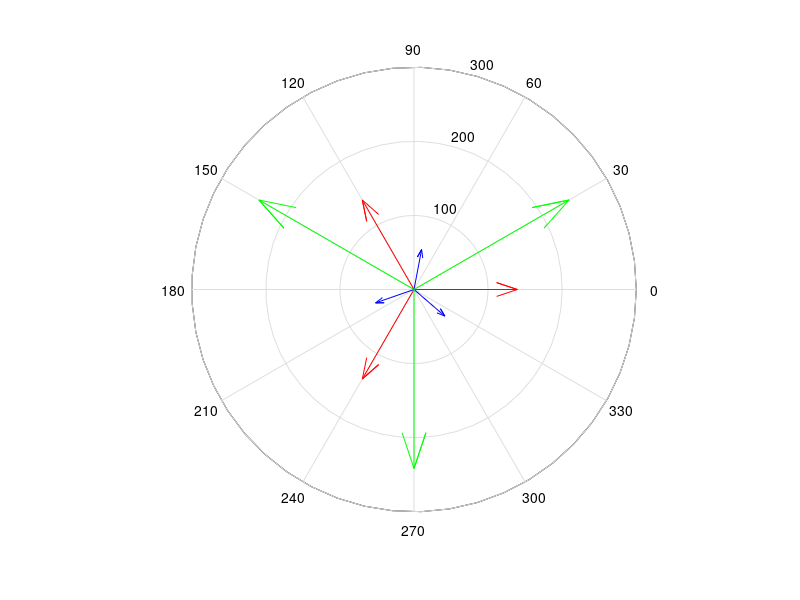

Here is the MATLAB script that generated this plot:
clear all
close all
clc

tic
% Inserimento dati 

Q = -450; PHIV = acos(0.72); A = 4; ZA = 3-j; ZB = 1+2*j; ZC = 4+j; ZD = 2+j;

ZE = 1-3*j; ZF = 2-2*j; ZG = 1-j; w = 2*pi*50;

% cARICO A VALLE

VV = Q/(sqrt(3)*A*sin(-PHIV)); PV = sqrt(3)*VV*A*cos(-PHIV); 

AV = sqrt(PV^2 + Q^2); EV = AV/(3*A); 

% IN SEZIONE S NON è NECESSARIO RIFASARE. LA POTENZA REATTIVA è GIà
% NEGATIVA

% CARICO ZA PARALLELO A TRIANGOLO

VS = VV; 

PA = 3*real(VS^2/conj(ZA)); QA = 3*imag(VS^2/conj(ZA)); 

% CONSERVAZIONE DELLE POTENZE IN Y
EY = EV;

PY = PV + PA; QY = Q + QA; AY = sqrt(PY^2 + QY^2); IY = AY/(3*EY);

% CARICO ZB IN SERIE

PB = 3*real(ZB*IY^2); QB = 3*imag(ZB*IY^2); 

% CONSERVAZIONE DELLE POTENZE IN T 

IT = IY;

PT = PB + PY; QT = QB + QY; AT = sqrt(PT^2+QT^2); ET = AT/(3*IT); PHIT = atan(QT/PT);

% PASSAGGIO A FASORI 

EI1fas = ET; 
EI2fas = EI1fas*exp(-j*2*pi/3);
EI3fas = EI1fas*exp(j*2*pi/3);

IT1fas = IT*exp(-j*PHIT);
IT2fas = IT1fas*exp(-j*2*pi/3);
IT3fas = IT1fas*exp(j*2*pi/3);

V12Tfas = sqrt(3)*EI1fas*exp(j*pi/6); 
V23Tfas = V12Tfas*exp(-j*2*pi/3); 
V13Tfas = V12Tfas*exp(j*2*pi/3); 

compass(EI1fas, 'r') 
hold on
compass(EI2fas, 'r')
hold on
compass(EI3fas, 'r')
hold on
compass(IT1fas, 'b')
hold on
compass(IT2fas, 'b')
hold on
compass(IT3fas, 'b'); 
hold on
compass(V12Tfas, 'g');
hold on
compass(V23Tfas, 'g');
hold on
compass(V13Tfas, 'g');

% carichi ZC, SD, ZE, ZF, ZG TUTTE LE GRANDEZZE IN INTENDONO FASORIALI

IZC = V12Tfas/ZC; PZC = ZC*abs(IZC)^2;
IZD = V23Tfas/ZD; PZD = ZD*abs(IZD)^2;

IZE = EI1fas/ZE; PZE = ZE*abs(IZE)^2;
IZF = EI2fas/ZF; PZF = ZF*abs(IZF)^2;
IZG = EI3fas/ZG; PZG = ZG*abs(IZG)^2;

% CALCOLO DELLE CORRENTI

IN = IZE + IZF + IZG;
I1 = IT1fas + IZC + IZE; 
I2 = IT2fas + IZF + IZD - IZC; 
I3 = IT3fas + IZG - IZD; 

V = abs(V12Tfas)
A1 = abs(I1)
A3 = abs(I3)
W = real(EI2fas+IN)

PU = PT +j*QT + PZC + PZD + PZE + PZF + PZG

PG = EI1fas*conj(I1) + EI2fas*conj(I2) + EI3fas*conj(I3)

toc
